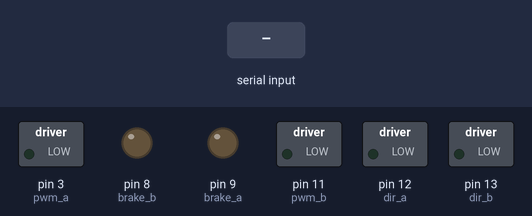
The sketch below on a simulated Arduino Leonardo, built with avr-gcc and run on an emulated ATmega32U4. Parts: switched loads named in the sketch (green lamp = pin HIGH), output pins drawn as LEDs (lit = HIGH). The test bench sets the inputs (shaded band). What the sketch prints to the serial monitor is not drawn.

Above: at 1.2 s.
1.3 s: "f" received over Serial
At 2.2 s:
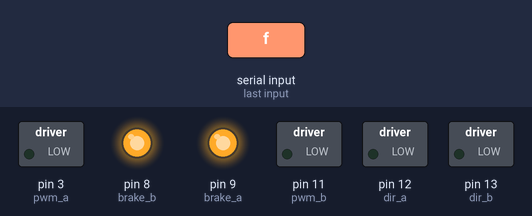
3.3 s: "r" received over Serial
At 5.0 s:
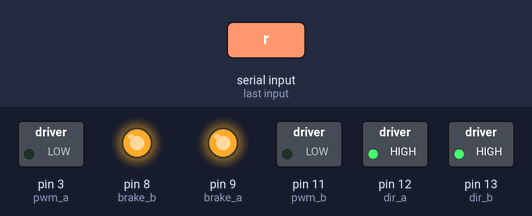
5.3 s: "d" received over Serial
At 6.5 s:
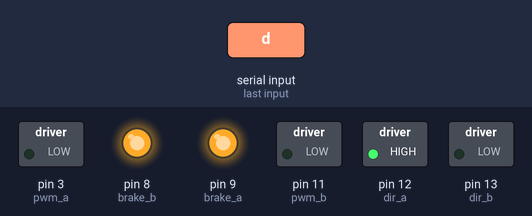
7.3 s: "i" received over Serial
At 9.2 s:
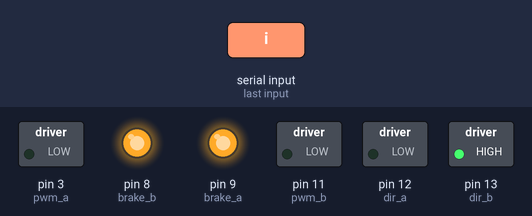
Timing chart, 0 to 10.3 s (numbered marks = the images above; inputs shaded):
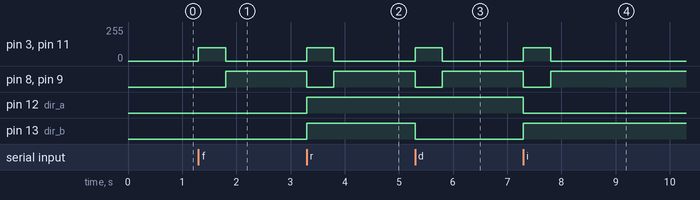

The sketch:

R2A2.ino
```cpp
#include "motor_shield.h"

RobotMovil R2A2;

void setup()
{
 // Open serial communications and wait for port to open:
  Serial.begin(9600);
  while (!Serial) {
    ; // wait for serial port to connect. Needed for Leonardo only
  }

  // send an intro:
  Serial.println("send any byte and I'll tell you everything I can about it");
  Serial.println();
}

void loop()
{
  if (Serial.available() > 0)
  {
    int thisChar = Serial.read();
    if (thisChar == 'f') {R2A2.forward(100,100,500);}
    else if(thisChar == 'r') {R2A2.reverse(100,100,500);}
    else if(thisChar == 'd') {R2A2.rotate(100,500);}
    else if(thisChar == 'i') {R2A2.rotate(100,-500);}
    else {R2A2.brake();}
  }
}
```

motor_shield.cpp
```cpp
#include <Arduino.h>
#include "motor_shield.h"
#define dir_a 12
#define dir_b 13
#define pwm_a 3
#define pwm_b 11
#define brake_a 9
#define brake_b 8

RobotMovil::RobotMovil()
{
  pinMode(dir_a, OUTPUT);
  pinMode(dir_b, OUTPUT);
  pinMode(pwm_a, OUTPUT);
  pinMode(pwm_b, OUTPUT);
  pinMode(brake_a, OUTPUT);
  pinMode(brake_b, OUTPUT);
  digitalWrite(dir_a, LOW);
  digitalWrite(dir_b, LOW);
  digitalWrite(pwm_a, LOW);
  digitalWrite(pwm_b, LOW);
  digitalWrite(brake_a, LOW);
  digitalWrite(brake_b, LOW);
}

void RobotMovil::forward(int l, int r, int t)
{
  relase();
  digitalWrite(dir_a, LOW);
  digitalWrite(dir_b, LOW);
  analogWrite(pwm_a, l);
  analogWrite(pwm_b, r);
  delay(t);
  brake();
}

void RobotMovil::reverse(int l, int r, int t)
{
  relase();
  digitalWrite(dir_a, HIGH);
  digitalWrite(dir_b, HIGH);
  analogWrite(pwm_a, l);
  analogWrite(pwm_b, r);
  delay(t);
  brake();
}

void RobotMovil::rotate(int p, int t)
{
  relase();
  if (t>0)
   {
    digitalWrite(dir_a, HIGH);
    digitalWrite(dir_b, LOW);
    analogWrite(pwm_a, p);
    analogWrite(pwm_b, p);
   }
  else
   {

    digitalWrite(dir_a, LOW);
    digitalWrite(dir_b, HIGH);
    analogWrite(pwm_a, p);
    analogWrite(pwm_b, p);
   }
  delay(abs(t));
  brake();
}

void RobotMovil::brake()
{
  digitalWrite(pwm_a, LOW);
  digitalWrite(brake_a, HIGH);
  digitalWrite(pwm_b, LOW);
  digitalWrite(brake_b, HIGH);
}

void RobotMovil::relase()
{
  digitalWrite(brake_a, LOW);
  digitalWrite(brake_b, LOW);
}
```

motor_shield.h
```cpp
//Intención de ampliar biblioteca para manejar tambien http://me.web2.ncut.edu.tw/ezfiles/39/1039/img/617/L9110_2_CHANNEL_MOTOR_DRIVER.pdf

#ifndef RobotMovil_h
#define RobotMovil_h

class RobotMovil {
  public:
    RobotMovil ();
    void forward(int l, int r, int t);
    void reverse(int l, int r, int t);
    void rotate(int p, int t);
    void brake();
    void relase();
};

#endif
```

Measured:
- after the input at 1.3 s, pin 3 (pwm_a), pin 11 (pwm_b): 0/255 → 100/255 at once, → 0/255 0.50 s later; pin 8 (brake_b), pin 9 (brake_a): LOW → HIGH after 0.50 s
- after the input at 3.3 s, pin 3 (pwm_a), pin 11 (pwm_b): 0/255 → 100/255 at once, → 0/255 0.50 s later; pin 8 (brake_b), pin 9 (brake_a): HIGH → LOW at once, → HIGH 0.50 s later; pin 12 (dir_a), pin 13 (dir_b): LOW → HIGH at once
- after the input at 5.3 s, pin 3 (pwm_a), pin 11 (pwm_b): 0/255 → 100/255 at once, → 0/255 0.50 s later; pin 8 (brake_b), pin 9 (brake_a): HIGH → LOW at once, → HIGH 0.50 s later; pin 13 (dir_b): HIGH → LOW at once
- after the input at 7.3 s, pin 3 (pwm_a), pin 11 (pwm_b): 0/255 → 100/255 at once, → 0/255 0.50 s later; pin 8 (brake_b), pin 9 (brake_a): HIGH → LOW at once, → HIGH 0.50 s later; pin 12 (dir_a): HIGH → LOW at once; pin 13 (dir_b): LOW → HIGH at once
